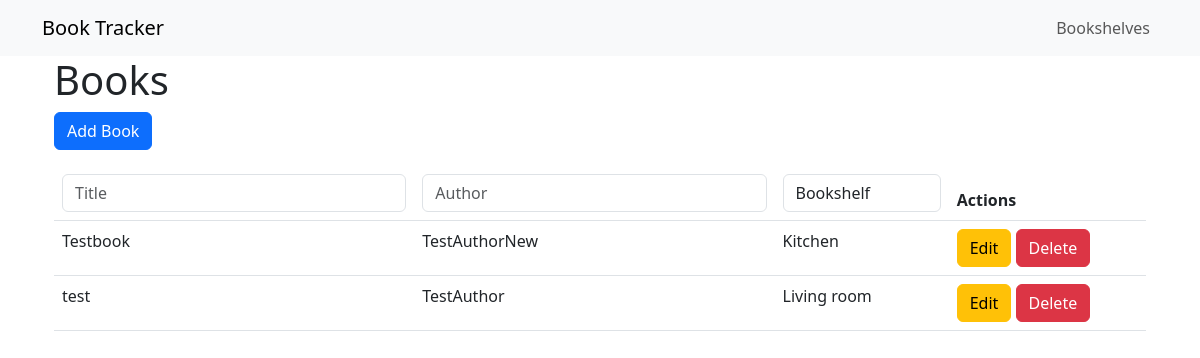
Before: / with the older database file.
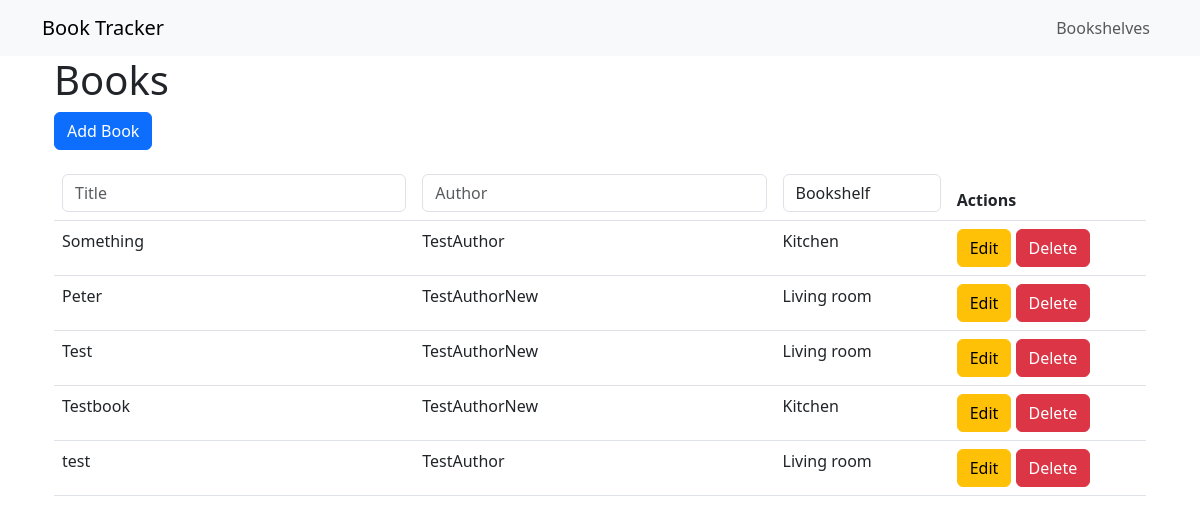
After: the same page with the newer database file.
### app.py (models this page shows)
class Book(db.Model):
    id = db.Column(db.Integer, primary_key=True)
    title = db.Column(db.String(100), nullable=False)
    author = db.Column(db.String(100), nullable=False)
    bookshelf_id = db.Column(db.Integer, db.ForeignKey('bookshelf.id'), nullable=True)

class Bookshelf(db.Model):
    id = db.Column(db.Integer, primary_key=True)
    name = db.Column(db.String(100), nullable=False)
    books = db.relationship('Book', backref='bookshelf', lazy=True)

### app.py (the view, shortened to what this page needs)
@app.route('/', methods=['GET', 'POST'])
def index():
    title_filter = request.args.get('title', '')
    author_filter = request.args.get('author', '')
    bookshelf_filter = request.args.get('bookshelf', '')
    query = Book.query.join(Bookshelf)
    if title_filter:
        query = query.filter(Book.title.ilike(f"%{title_filter}%"))
    if author_filter:
        query = query.filter(Book.author.ilike(f"%{author_filter}%"))
    if bookshelf_filter:
        query = query.filter(Bookshelf.id == bookshelf_filter)
    books = query.order_by(Book.id.desc()).all()
    bookshelves = Bookshelf.query.all()
    return render_template('index.html', books=books, bookshelves=bookshelves)

### templates/index.html (shortened to what this page needs)
{% extends 'base.html' %}
{% block content %}
<div class="container">
    <h1>Books</h1>
    <a href="{{ url_for('add_book_form') }}" class="btn btn-primary mb-3">Add Book</a>
    <form method="GET" id="filter-form">
        <table class="table">
            <thead>
                <tr>
                    <th>
                        <input type="text" name="title" id="title" class="form-control" placeholder="Title" value="{{ title_filter }}" onchange="document.getElementById('filter-form').submit()">
                    </th>
                    <th>
                        <input type="text" name="author" id="author" class="form-control" placeholder="Author" value="{{ author_filter }}" onchange="document.getElementById('filter-form').submit()">
                    </th>
                    <th>
                        <select name="bookshelf" id="bookshelf" class="form-control" onchange="document.getElementById('filter-form').submit()">
                            <option value="">Bookshelf</option>
                        </select>
                    </th>
                    <th>Actions</th>
                </tr>
            </thead>
            <tbody>
                {% for book in books %}
                <tr>
                    <td>{{ book.title }}</td>
                    <td>{{ book.author }}</td>
                    <td>{{ book.bookshelf.name if book.bookshelf else 'None' }}</td>
                    <td>
                        <a href="{{ url_for('edit_book', book_id=book.id) }}" class="btn btn-warning">Edit</a>
                        <form method="POST" action="{{ url_for('delete_book', book_id=book.id) }}" class="d-inline">
                            <button type="submit" class="btn btn-danger">Delete</button>
                        </form>
                    </td>
                </tr>
                {% endfor %}
            </tbody>
        </table>
    </form>
</div>
{% endblock %}

### templates/base.html (shortened to what this page needs)
<!DOCTYPE html>
<html lang="en">
<head>
  <link href="https://cdn.jsdelivr.net/npm/bootstrap@5.3.0-alpha1/dist/css/bootstrap.min.css" rel="stylesheet">
  <link rel="stylesheet" href="https://cdnjs.cloudflare.com/ajax/libs/tabler/1.0.0-alpha.75/css/tabler.min.css">
</head>
<body>
  <nav class="navbar navbar-expand-lg navbar-light bg-light">
    <div class="container">
      <a class="navbar-brand" href="{{ url_for('index') }}">Book Tracker</a>
      <ul class="navbar-nav">
        <li class="nav-item">
          <a class="nav-link" href="{{ url_for('bookshelves') }}">Bookshelves</a>
        </li>
      </ul>
    </div>
  </nav>
  <div class="container">
    {% block content %}{% endblock %}
  </div>
</body>
</html>

Changed rows visible on the page:
added Book: title "Something", author "TestAuthor", bookshelf "Kitchen"
added Book: title "Peter", author "TestAuthorNew", bookshelf "Living room"
added Book: title "Test", author "TestAuthorNew", bookshelf "Living room"
